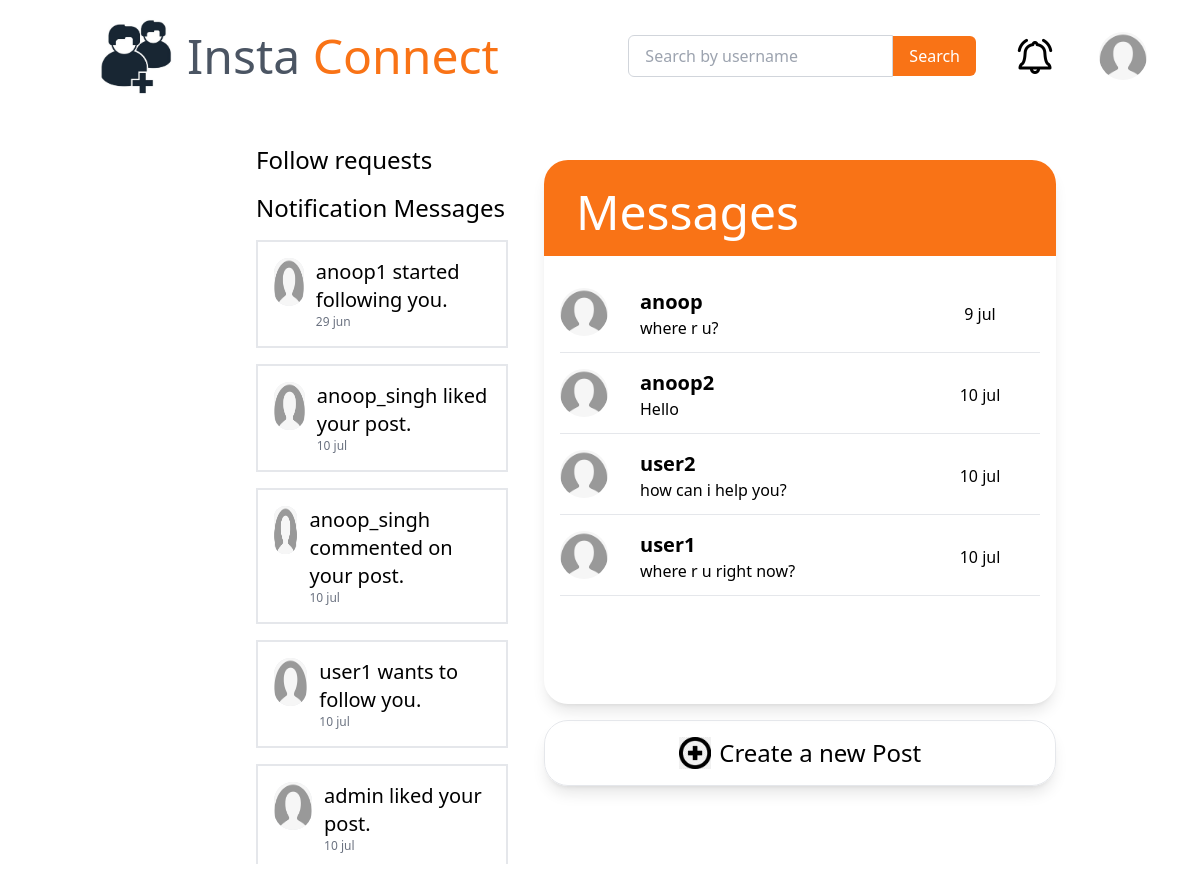
The app's page /profile/notification (signed in) with its own data.
### connect/models.py (models this page shows, shortened)
class Notification(models.Model):
    user = models.ForeignKey(
        User, on_delete=models.CASCADE, related_name='notifications')
    sender = models.ForeignKey(
        User, on_delete=models.CASCADE, related_name='sent_notifications')
    notification_type = models.CharField(max_length=20)
    post = models.ForeignKey(
        Post, on_delete=models.CASCADE, blank=True, null=True)
    comment = models.ForeignKey(
        Comment, on_delete=models.CASCADE, blank=True, null=True)
    is_read = models.BooleanField(default=False)
    timestamp = models.DateTimeField(auto_now_add=True)

### users/models.py (models this page shows, shortened)
class Profile(models.Model):
    user = models.OneToOneField(User, on_delete=models.CASCADE)
    otp = models.CharField(max_length=4, blank=True, null=True)
    isVerified = models.BooleanField(default=True, blank=True, null=True)
    image = models.ImageField(default='default.png', upload_to='profile_pics')
    bio = models.TextField(default="Add your bio")
    savedPosts = models.ManyToManyField(
        Post, blank=True, related_name='user_saved_posts')
    likedPosts = models.ManyToManyField(
        Post, blank=True, related_name='user_liked_posts')
    followers = models.ManyToManyField(
        User, blank=True, related_name='following')
    following = models.ManyToManyField(
        User, blank=True, related_name='follower')
    follower_requests = models.ManyToManyField(
        User, blank=True, related_name='follower_request')
    following_requests = models.ManyToManyField(
        User, blank=True, related_name='following_request')
    is_private = models.BooleanField(default=False)

### chatrooms/models.py (models this page shows)
class ChatRoom(models.Model):
    sender = models.ForeignKey(
        User, on_delete=models.CASCADE, related_name='sender_chatrooms')
    receiver = models.ForeignKey(
        User, on_delete=models.CASCADE, related_name='receiver_chatrooms')
    last_text = models.TextField(default="")
    last_time = models.DateTimeField(blank=True, null=True)

### connect/views.py (the view)
# urls.py: path('profile/notification', views.notification, name='notify'),
@login_required
def notification(request):
    context = {
        'title': 'Notifications',
        'user': request.user,
        'notifs': Notification.objects.filter(user=request.user),
        'requests': request.user.profile.follower_requests.all(),
        'chats': ChatRoom.objects.filter(sender=request.user)
    }
    return render(request, 'connect/notification.html', context)

### connect/templates/connect/notification.html (shortened to what this page needs)
{% load static %}
<!DOCTYPE html>
<html lang="en">
  <head>
    <script src="https://cdn.tailwindcss.com"></script>
  </head>
  <body>
    <div class="grid grid-cols-12 mt-4">
      <div class="lg:col-span-7 col-span-12">
        <div
          class="grid grid-cols-12 flex items-center cursor-pointer"
          onclick="location.href=`{% url 'connect-profile' %}`;"
        >
          <div class="col-span-3 flex justify-end">
            <img
              src="{%static 'connect\images\logi.jpg' %}"
              class="h-20"
              alt=""
              srcset=""
              class=""
            />
          </div>
          <div class="col-span-9 text-5xl pl-3 text-gray-600">
            Insta <span class="text-orange-500">Connect</span>
          </div>
        </div>
        <div class="mx-48 pl-16 mt-12 overflow-y-auto h-[45rem]">
          <h1 class="text-2xl font-medium mb-4">Follow requests</h1>
          <h1 class="text-2xl font-medium my-4">Notification Messages</h1>
          <ul class="space-y-4">
            {%for nots in notifs%}
            <li>
              <div class="flex items-start border border-black-600 p-4 border-2">
                <div class="bg-gray-200 rounded-full">
                  <img
                    src="{{nots.sender.profile.image.url}}"
                    alt="img"
                    width="80px"
                    height="80px"
                    class="h-12 w-12 rounded-full hover:bg-gray-100"
                    onclick="window.location.href=`{% url 'main-profile' %}`"
                  />
                </div>
                <div class="ml-3 ">
                  {% if nots.notification_type == "like" %}
                  <p class="text-xl text-black-700">
                    {{nots.sender}} liked your post.
                  </p>
                  {% elif nots.notification_type == "comment" %}
                  <p class="text-xl text-black-700">
                    {{nots.sender}} commented on your post.
                  </p>
                  {% elif nots.notification_type == "follow-request" %}
                  <p class="text-xl text-black-700">
                    {{nots.sender}} wants to follow you.
                  </p>
                  {% elif nots.notification_type == "following" %}
                  <p class="text-xl text-black-700">
                    {{nots.sender}} started following you.
                  </p>
                  {% elif nots.notification_type == "accept-request" %}
                  <p class="text-xl text-black-700">
                    {{nots.sender}} accepted your follow request.
                  </p>
                  {% else %}
                  <p class="text-xl text-black-700">New Message</p>
                  {% endif %}
                  <p class="text-xs text-gray-500">
                    {{nots.timestamp|date:"j b"}}
                  </p>
                </div>
              </div>
            </li>
            {%endfor%}
          </ul>
        </div>
      </div>
      <div
        class="lg:col-span-5 col-span-12 mt-0 lg:fixed lg:top-0 lg:right-0"
        style="width: 50rem"
      >
        <div
          class="flex justify-end px-12 mb-20 mt-8 cursor-pointer grid grid-cols-12"
        >
          <form
            method="post"
            action="{% url 'profile-search' %}"
            class="col-span-9 flex justify-end"
          >
            <div class="flex items-center">
              <input
                type="text"
                name="username"
                placeholder="Search by username"
                class="px-4 py-2 border border-gray-300 rounded-l-md focus:outline-none focus:ring-orange-500 focus:border-orange-500"
              />
              <button
                type="submit"
                class="px-4 py-2 bg-orange-500 text-white rounded-r-md hover:bg-orange-600 focus:outline-none focus:ring-orange-500 focus:border-orange-500"
              >
                Search
              </button>
            </div>
          </form>
          <div class="col-span-2 flex justify-center">
            <img
              src="{%static 'connect\images\bell.png' %}"
              alt="img"
              width="80px"
              height="80px"
              class="h-12 w-12 rounded-full hover:bg-gray-100"
              onclick="window.location.href=`{% url 'main-profile' %}`"
            />
          </div>
          <div class="col-span-1 flex justify-center">
            <img
              src="{{user.profile.image.url}}"
              alt="img"
              width="80px"
              height="80px"
              class="h-12 w-12 rounded-full hover:bg-gray-100"
              onclick="window.location.href=`{% url 'main-profile' %}`"
            />
          </div>
        </div>
        <div
          class="lg:ml-36 lg:mr-36 mx-auto shadow-lg rounded-3xl"
          style="width: 32rem"
        >
          <div
            class="grid grid-cols-6 bg-orange-500 h-24 rounded-t-3xl text-white px-8 pt-4"
          >
            <div
              class="text-5xl mb-2 col-span-4 flex items-center cursor-pointer"
              onclick="window.location.href=`{% url 'editprofile' %}`"
            >
              Messages
            </div>
            <div class="col-span-2 flex justify-end items-center"></div>
          </div>
          <div
            class="px-4 pt-4 overflow-y-auto h-[25rem]"
            style="height: 28rem"
          >
            <div class="modal-body">
              <ul class="list-unstyled">
                {%for chat in chats%}
                <a
                  href="{% url 'chatroom' chat.receiver.id%}"
                  class="text-decoration-none "
                >
                  <li class="media hover-media">
                    <div class="grid grid-cols-12 mt-4 hover:bg-gray-100">
                      <div class="col-span-2">
                        <img
                          src="{{chat.receiver.profile.image.url}}"
                          alt="img"
                          width="60px"
                          height="60px"
                          class="h-12 w-12 rounded-full"
                        />
                      </div>
                      <div class="media-body text-dark col-span-7">
                        <h6 class="media-header text-xl">
                          <b>{{chat.receiver}}</b>
                        </h6>
                        <p class="media-text">{{chat.last_text}}</p>
                      </div>
                      <div class="col-span-3 flex justify-center items-center">
                        {{chat.last_time|date:"j b"}}
                      </div>
                    </div>
                  </li>
                </a>
                <hr class="my-3" />
                {% endfor %}
              </ul>
            </div>
          </div>
        </div>
        <div
          class="ml-36 mr-36 shadow-lg rounded-3xl flex justify-center items-center py-4 border border-black-600 mt-4 cursor-pointer hover:bg-gray-100"
          id="create"
        >
          <div
            onclick="location.href=`{% url 'connect-create' %}`;"
            class="grid grid-cols-6"
          >
            <div class="col-span-1">
              <img
                src="{%static 'connect\images\images.jpg' %}"
                alt=""
                srcset=""
                class="h-8"
              />
            </div>
            <div class="col-span-5 text-2xl">Create a new Post</div>
          </div>
        </div>
      </div>
    </div>
  </body>
</html>

### records on screen
Notification: sender.profile.image (placeholder picture), sender "anoop1", timestamp "29 jun"
Notification: sender.profile.image (placeholder picture), sender "anoop_singh", timestamp "10 jul"
Notification: sender.profile.image (placeholder picture), sender "anoop_singh", timestamp "10 jul"
Notification: sender.profile.image (placeholder picture), sender "user1", timestamp "10 jul"
Notification: sender.profile.image (placeholder picture), sender "admin", timestamp "10 jul"
ChatRoom: receiver.profile.image (placeholder picture), receiver "anoop", last_text "where r u?", last_time "9 jul"
ChatRoom: receiver.profile.image (placeholder picture), receiver "anoop2", last_text "Hello", last_time "10 jul"
ChatRoom: receiver.profile.image (placeholder picture), receiver "user2", last_text "how can i help you?", last_time "10 jul"
ChatRoom: receiver.profile.image (placeholder picture), receiver "user1", last_text "where r u right now?", last_time "10 jul"
